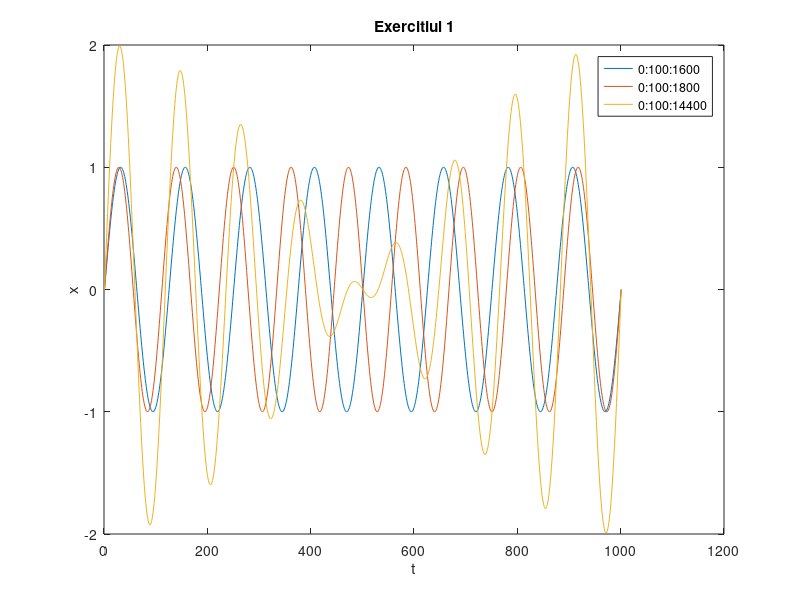

Recreate this plot in MATLAB.
% x(t) = A1 * sin (2*pi*f1*t) + A2 * sin (2*pi*f2*t)

% What is the smallest interval to be used in a transmission with 1200 - 1600 Hz so
% that the number of cycles resulted is an integer?
% the least common multiplier?
figure;

f1 = 1600;
f2 = 1800;
t1 = [0:100:1600];
t2 = [0:100:1800];
t3 = [0:1/200000:1/200];
A1 = 1;
A2 = 1;

figure;
t = t3;
x = A1 * sin (2*pi*f1*t);
plot(x);
hold on;

t = t3;
x = A2 * sin (2*pi*f2*t);
plot(x);
hold on;

t = t3;
x = A1 * sin (2*pi*f1*t) + A2 * sin(2*pi*f2*t);
plot(x);

title("Exercitiul 1");
xlabel("t")
ylabel("x")
hold off;

legend("0:100:1600", "0:100:1800", "0:100:14400")